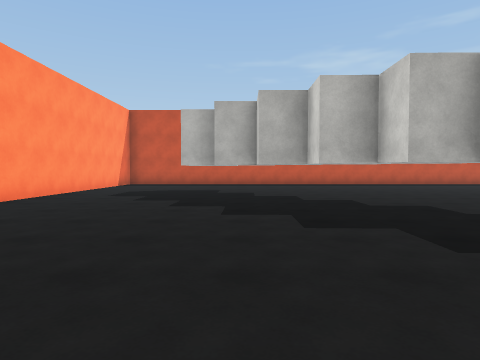
View 1 (above)

21 first-person views from a walk through a scene from a Unity 3-D project. The camera is 1.3 m above the floor, tilts 2° down and sees 75° across. The floor is counted in squares, 2 m on a side. Each view is taken from the middle of a square. On the plan, view 1 faces up. The plan holds only what a view shows up to about 10 squares ahead; the rest is blank. The place goes on beyond the plan. Surface patterns are stand-ins for the level's own textures.

View 2
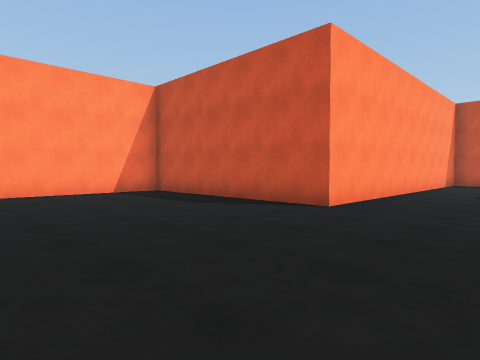

View 3
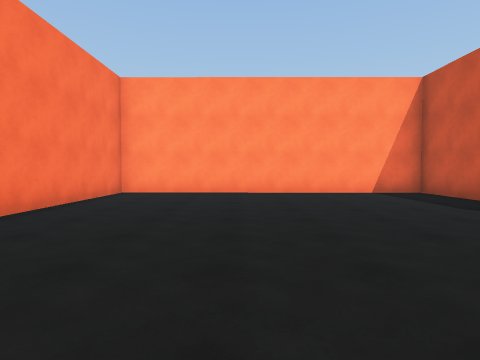

View 4
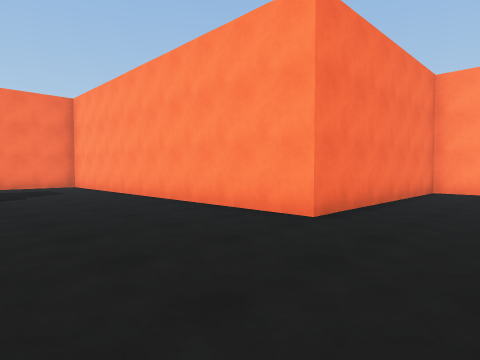

View 5
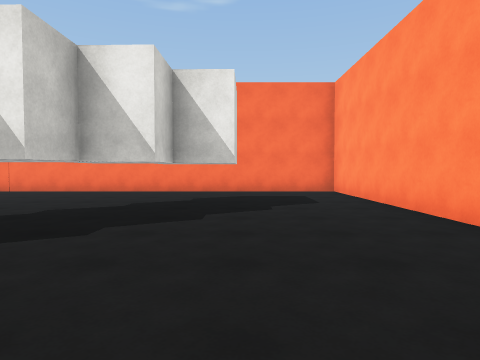

View 6
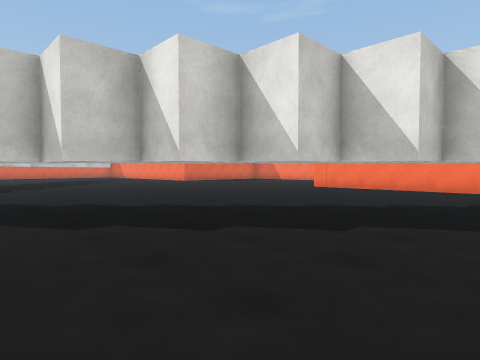

View 7
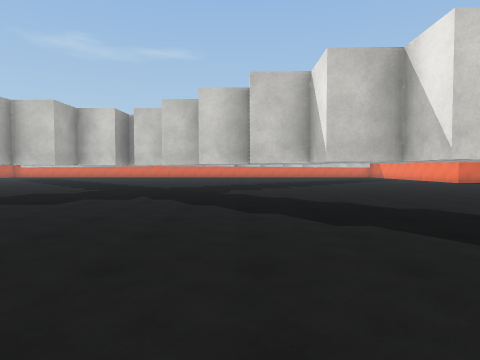

View 8
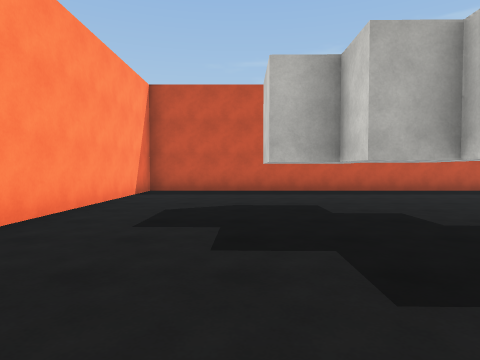

View 9
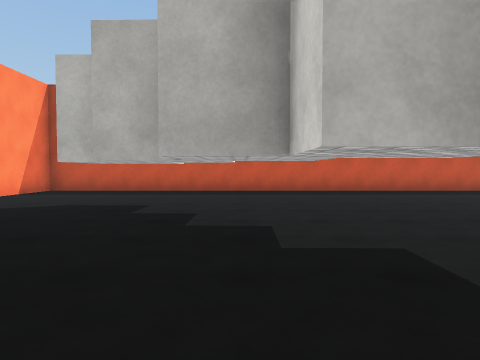

View 10
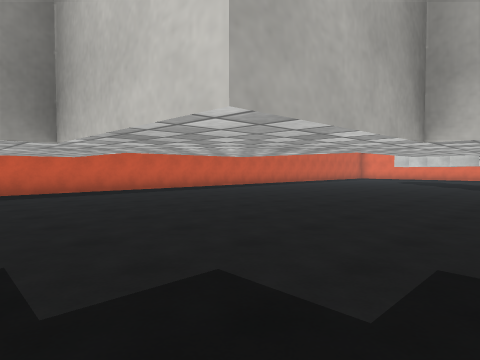

View 11
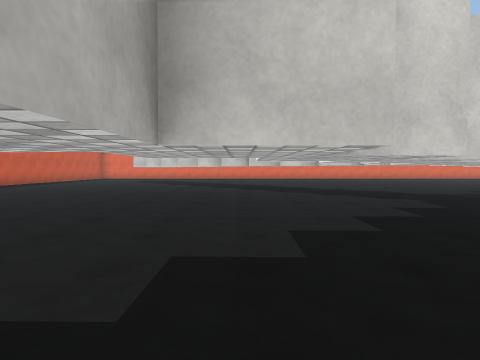

View 12
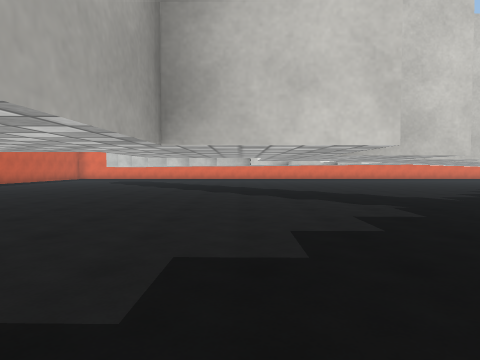

View 13
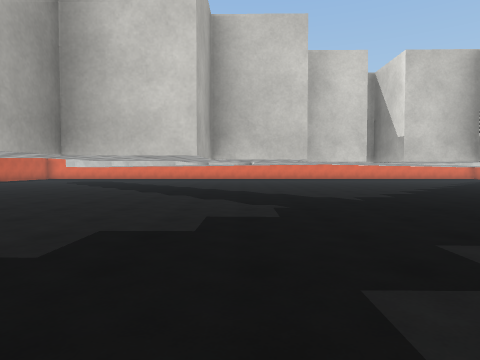

View 14
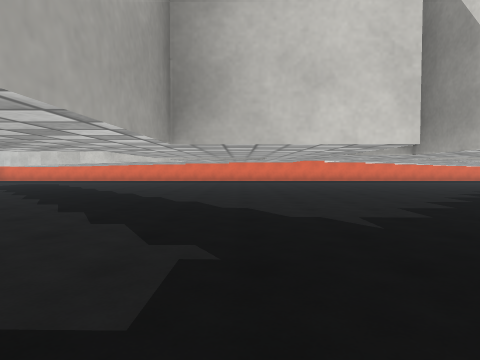

View 15
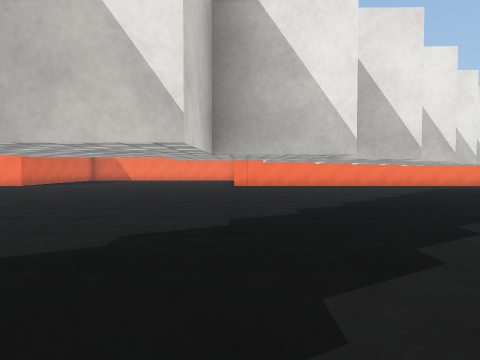

View 16
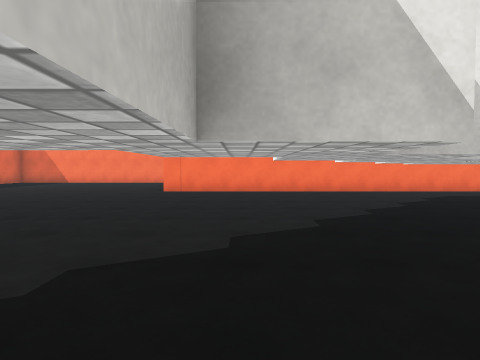

View 17
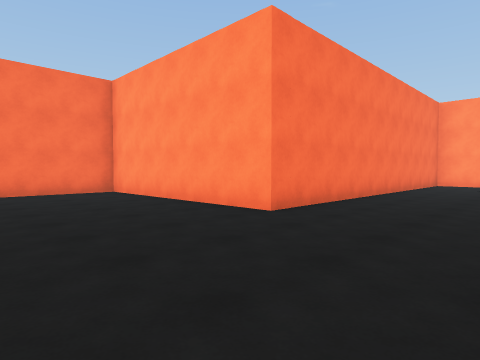

View 18
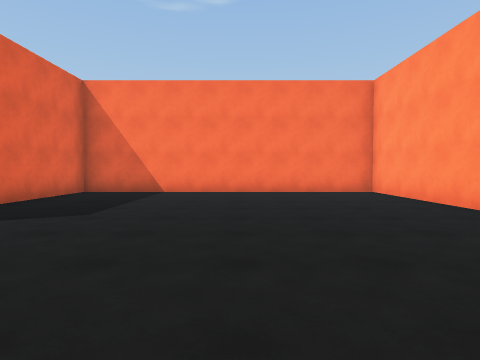

View 19
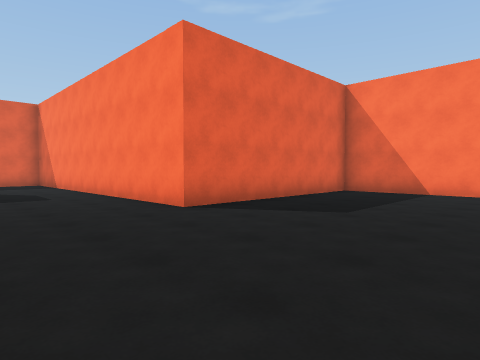

View 20
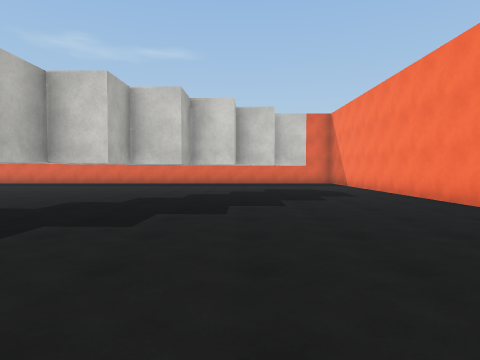

View 21
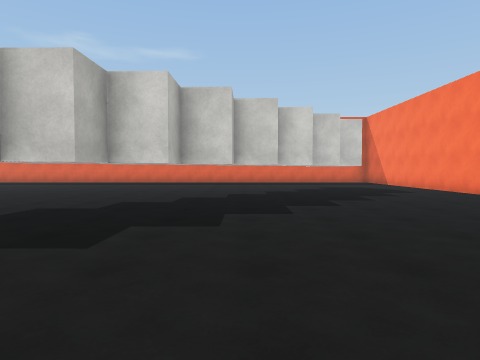

### Floor plan
Key: @ floor where view 1 was taken; # wall or solid block; . floor; T thing the floor can be seen under or through.
Columns run from 11 left of view 1 to 20 right of it. Each row starts with its distance up from view 1.
 14       ##############
 13       #.............
 12       #.............
 11       #.............. ..
 10       #...#..............
  9       #....T.............
  8       #....T ............
  7       #.....T ........... ..
  6       #......# ............#
  5       #.......T...........##
  4 #######........#.........#..
  3 #...............T.......T...
  2 #............. ..T.....T....
  1 #............ ....T...T.....
  0 #......... @   ....T.T......
 -1 #.........   .......T.........
 -2 #.......... .......T.T........
 -3 #.................#...T........
 -4 #................#.....T.......
 -5 #######.........T.......#......
 -6       #........T.........#.....
 -7       #......TT...........#....
 -8       #.....TT............##...
 -9       #....TT..............##..
-10       #...TT................##
-11       #..#...................#
-12       #.......................
-13       #.........................
-14       ###########........#######
-15                 #........#
-16                 #........#
-17                 #........#
-18                 #........#
-19                 #........#
-20                 ##########

Positions as (right, up) in squares from view 1, and headings:
1: (0, 0), facing up
2: (-2, -1), facing up-left
3: (-2, -1), facing left
4: (-1, -2), facing down-left
5: (-2, -5), facing down
6: (-1, -4), facing down-right
7: (-1, -4), facing right
8: (-2, 4), facing up
9: (1, 4), facing up
10: (2, 4), facing up-right
11: (2, 4), facing right
12: (3, 3), facing right
13: (3, 1), facing right
14: (6, 0), facing right
15: (5, -2), facing down
16: (3, -5), facing down
17: (9, -11), facing down-left
18: (9, -11), facing down
19: (9, -11), facing down-right
20: (9, -10), facing right
21: (8, -8), facing right
